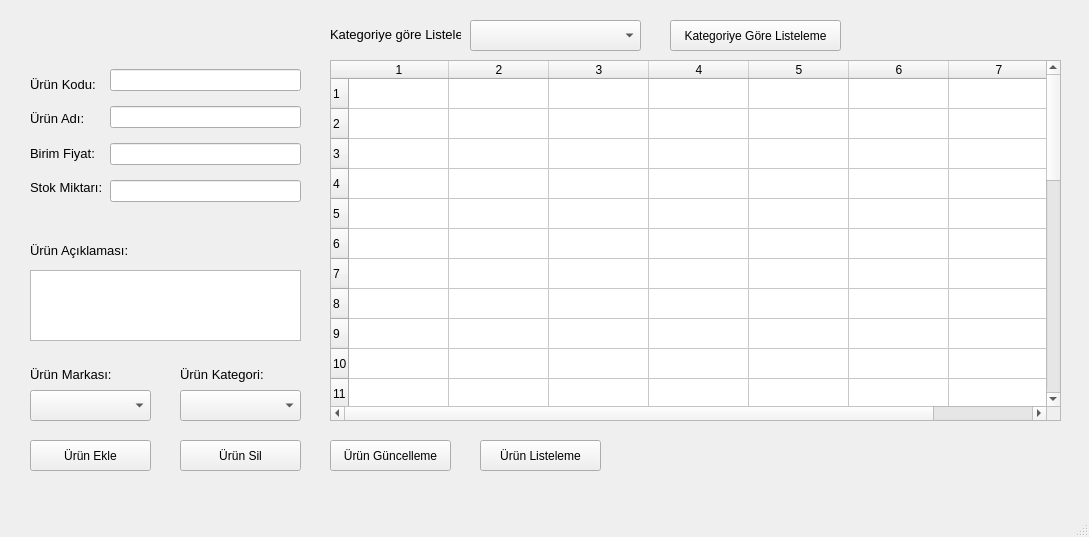
<?xml version="1.0" encoding="UTF-8"?>
<ui version="4.0">
 <class>MainWindow</class>
 <widget class="QMainWindow" name="MainWindow">
  <property name="geometry">
   <rect>
    <x>0</x>
    <y>0</y>
    <width>1089</width>
    <height>537</height>
   </rect>
  </property>
  <property name="windowTitle">
   <string>MainWindow</string>
  </property>
  <widget class="QWidget" name="centralwidget">
   <widget class="QLabel" name="l_aciklama">
    <property name="geometry">
     <rect>
      <x>30</x>
      <y>240</y>
      <width>111</width>
      <height>21</height>
     </rect>
    </property>
    <property name="font">
     <font>
      <pointsize>10</pointsize>
     </font>
    </property>
    <property name="text">
     <string>Ürün Açıklaması:</string>
    </property>
   </widget>
   <widget class="QPlainTextEdit" name="pte">
    <property name="geometry">
     <rect>
      <x>30</x>
      <y>270</y>
      <width>271</width>
      <height>71</height>
     </rect>
    </property>
   </widget>
   <widget class="QComboBox" name="cB_marka">
    <property name="geometry">
     <rect>
      <x>30</x>
      <y>390</y>
      <width>121</width>
      <height>31</height>
     </rect>
    </property>
    <property name="currentText">
     <string/>
    </property>
    <property name="currentIndex">
     <number>-1</number>
    </property>
    <item>
     <property name="text">
      <string>marka_1</string>
     </property>
    </item>
    <item>
     <property name="text">
      <string>marka_2</string>
     </property>
    </item>
    <item>
     <property name="text">
      <string>marka_3</string>
     </property>
    </item>
    <item>
     <property name="text">
      <string>marka_4</string>
     </property>
    </item>
    <item>
     <property name="text">
      <string>marka_5</string>
     </property>
    </item>
    <item>
     <property name="text">
      <string>marka_6</string>
     </property>
    </item>
    <item>
     <property name="text">
      <string>marka_7</string>
     </property>
    </item>
   </widget>
   <widget class="QLabel" name="l_marka">
    <property name="geometry">
     <rect>
      <x>30</x>
      <y>360</y>
      <width>91</width>
      <height>28</height>
     </rect>
    </property>
    <property name="font">
     <font>
      <pointsize>10</pointsize>
     </font>
    </property>
    <property name="text">
     <string>Ürün Markası:</string>
    </property>
   </widget>
   <widget class="QLabel" name="l_kate">
    <property name="geometry">
     <rect>
      <x>180</x>
      <y>360</y>
      <width>101</width>
      <height>28</height>
     </rect>
    </property>
    <property name="font">
     <font>
      <pointsize>10</pointsize>
     </font>
    </property>
    <property name="text">
     <string>Ürün Kategori:</string>
    </property>
   </widget>
   <widget class="QComboBox" name="cb_kate">
    <property name="geometry">
     <rect>
      <x>180</x>
      <y>390</y>
      <width>121</width>
      <height>31</height>
     </rect>
    </property>
    <property name="currentIndex">
     <number>-1</number>
    </property>
    <item>
     <property name="text">
      <string>kategori_1</string>
     </property>
    </item>
    <item>
     <property name="text">
      <string>kategori_2</string>
     </property>
    </item>
    <item>
     <property name="text">
      <string>kategori_3</string>
     </property>
    </item>
    <item>
     <property name="text">
      <string>kategori_4</string>
     </property>
    </item>
    <item>
     <property name="text">
      <string>kategori_5</string>
     </property>
    </item>
    <item>
     <property name="text">
      <string>kategori_6</string>
     </property>
    </item>
    <item>
     <property name="text">
      <string>kategori_7</string>
     </property>
    </item>
   </widget>
   <widget class="QTableWidget" name="t_listele">
    <property name="geometry">
     <rect>
      <x>330</x>
      <y>60</y>
      <width>731</width>
      <height>361</height>
     </rect>
    </property>
    <property name="rowCount">
     <number>30</number>
    </property>
    <property name="columnCount">
     <number>7</number>
    </property>
    <attribute name="horizontalHeaderVisible">
     <bool>true</bool>
    </attribute>
    <row/>
    <row/>
    <row/>
    <row/>
    <row/>
    <row/>
    <row/>
    <row/>
    <row/>
    <row/>
    <row/>
    <row/>
    <row/>
    <row/>
    <row/>
    <row/>
    <row/>
    <row/>
    <row/>
    <row/>
    <row/>
    <row/>
    <row/>
    <row/>
    <row/>
    <row/>
    <row/>
    <row/>
    <row/>
    <row/>
    <column/>
    <column/>
    <column/>
    <column/>
    <column/>
    <column/>
    <column/>
   </widget>
   <widget class="QPushButton" name="btn_ekle">
    <property name="geometry">
     <rect>
      <x>30</x>
      <y>440</y>
      <width>121</width>
      <height>31</height>
     </rect>
    </property>
    <property name="font">
     <font>
      <pointsize>9</pointsize>
     </font>
    </property>
    <property name="text">
     <string>Ürün Ekle</string>
    </property>
   </widget>
   <widget class="QPushButton" name="btn_sil">
    <property name="geometry">
     <rect>
      <x>180</x>
      <y>440</y>
      <width>121</width>
      <height>31</height>
     </rect>
    </property>
    <property name="font">
     <font>
      <pointsize>9</pointsize>
     </font>
    </property>
    <property name="text">
     <string>Ürün Sil</string>
    </property>
   </widget>
   <widget class="QPushButton" name="btn_guncelle">
    <property name="geometry">
     <rect>
      <x>330</x>
      <y>440</y>
      <width>121</width>
      <height>31</height>
     </rect>
    </property>
    <property name="font">
     <font>
      <pointsize>9</pointsize>
     </font>
    </property>
    <property name="text">
     <string>Ürün Güncelleme</string>
    </property>
   </widget>
   <widget class="QPushButton" name="btn_listeleme">
    <property name="geometry">
     <rect>
      <x>480</x>
      <y>440</y>
      <width>121</width>
      <height>31</height>
     </rect>
    </property>
    <property name="font">
     <font>
      <pointsize>9</pointsize>
     </font>
    </property>
    <property name="text">
     <string>Ürün Listeleme</string>
    </property>
   </widget>
   <widget class="QPushButton" name="btn_kate_list">
    <property name="geometry">
     <rect>
      <x>670</x>
      <y>20</y>
      <width>171</width>
      <height>31</height>
     </rect>
    </property>
    <property name="font">
     <font>
      <pointsize>9</pointsize>
     </font>
    </property>
    <property name="text">
     <string>Kategoriye Göre Listeleme</string>
    </property>
   </widget>
   <widget class="QLabel" name="l_kate_list">
    <property name="geometry">
     <rect>
      <x>330</x>
      <y>20</y>
      <width>131</width>
      <height>28</height>
     </rect>
    </property>
    <property name="font">
     <font>
      <pointsize>10</pointsize>
     </font>
    </property>
    <property name="text">
     <string>Kategoriye göre Listele</string>
    </property>
   </widget>
   <widget class="QComboBox" name="cB_kate_list">
    <property name="geometry">
     <rect>
      <x>470</x>
      <y>20</y>
      <width>171</width>
      <height>31</height>
     </rect>
    </property>
    <property name="currentIndex">
     <number>-1</number>
    </property>
    <item>
     <property name="text">
      <string>kategori_1</string>
     </property>
    </item>
    <item>
     <property name="text">
      <string>kategori_2</string>
     </property>
    </item>
    <item>
     <property name="text">
      <string>kategori_3</string>
     </property>
    </item>
    <item>
     <property name="text">
      <string>kategori_4</string>
     </property>
    </item>
    <item>
     <property name="text">
      <string>kategori_5</string>
     </property>
    </item>
    <item>
     <property name="text">
      <string>kategori_6</string>
     </property>
    </item>
    <item>
     <property name="text">
      <string>kategori_7</string>
     </property>
    </item>
   </widget>
   <widget class="QWidget" name="">
    <property name="geometry">
     <rect>
      <x>30</x>
      <y>70</y>
      <width>74</width>
      <height>131</height>
     </rect>
    </property>
    <layout class="QVBoxLayout" name="verticalLayout_1">
     <item>
      <widget class="QLabel" name="l_kod">
       <property name="font">
        <font>
         <pointsize>10</pointsize>
        </font>
       </property>
       <property name="text">
        <string>Ürün Kodu:</string>
       </property>
      </widget>
     </item>
     <item>
      <widget class="QLabel" name="l_ad">
       <property name="font">
        <font>
         <pointsize>10</pointsize>
        </font>
       </property>
       <property name="text">
        <string>Ürün Adı:</string>
       </property>
      </widget>
     </item>
     <item>
      <widget class="QLabel" name="l_fiyat">
       <property name="font">
        <font>
         <pointsize>10</pointsize>
        </font>
       </property>
       <property name="text">
        <string>Birim Fiyat:</string>
       </property>
      </widget>
     </item>
     <item>
      <widget class="QLabel" name="l_miktar">
       <property name="font">
        <font>
         <pointsize>10</pointsize>
        </font>
       </property>
       <property name="text">
        <string>Stok Miktarı:</string>
       </property>
      </widget>
     </item>
    </layout>
   </widget>
   <widget class="QWidget" name="">
    <property name="geometry">
     <rect>
      <x>110</x>
      <y>60</y>
      <width>191</width>
      <height>151</height>
     </rect>
    </property>
    <layout class="QVBoxLayout" name="verticalLayout_2">
     <item>
      <widget class="QLineEdit" name="lE_kod"/>
     </item>
     <item>
      <widget class="QLineEdit" name="lE_ad"/>
     </item>
     <item>
      <widget class="QLineEdit" name="lE_fiyat"/>
     </item>
     <item>
      <widget class="QLineEdit" name="lE_miktar"/>
     </item>
    </layout>
   </widget>
  </widget>
  <widget class="QMenuBar" name="menubar">
   <property name="geometry">
    <rect>
     <x>0</x>
     <y>0</y>
     <width>1089</width>
     <height>22</height>
    </rect>
   </property>
  </widget>
  <widget class="QStatusBar" name="statusbar"/>
 </widget>
 <resources/>
 <connections/>
</ui>
